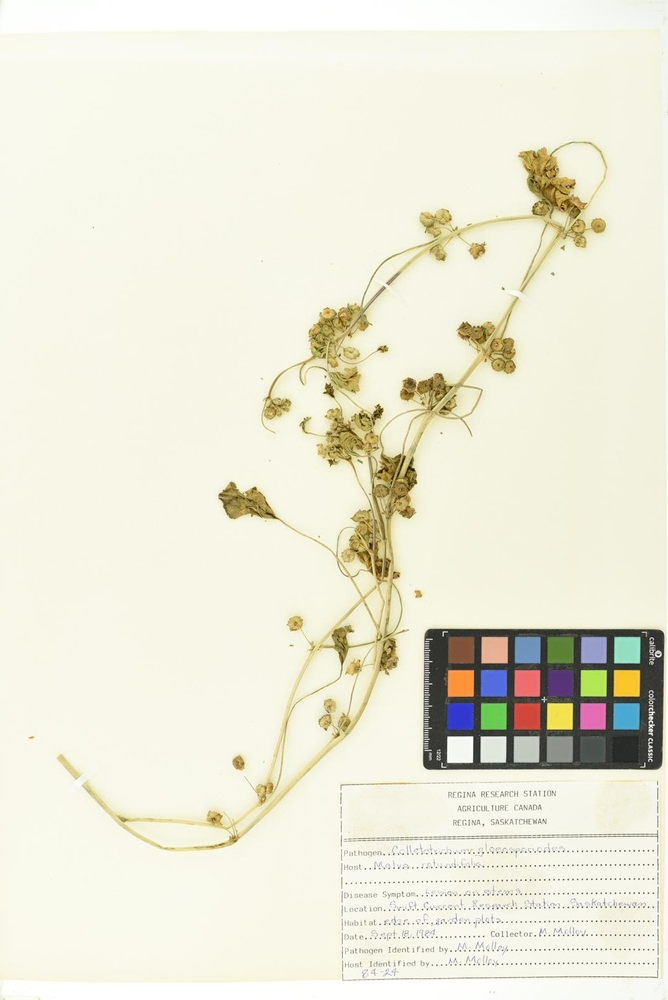
#> input picture experiments/trial_images/specimen_001.jpg, 668 x 1000 px, shrunk from 1068 x 1600 before the run
$ python -i test_tesseract_preprocessing.py   (imports and definitions only)   (older library calls are emulated)
#> lines starting #> are read from the running program, lines starting #| are printed output that depends on the picture; after the words box and inside, x2 and y2 are one past the last pixel; in counts of white or black regions, pixels touching at a corner belong together
#> further down, picture is the input picture: shape (1000, 668, 3); mean B, G, R 216.7, 234, 236
#!/usr/bin/env python3
"""Advanced Tesseract preprocessing test for herbarium specimens.

This script tests various preprocessing techniques to give Tesseract the best
possible chance at reading herbarium specimen labels before making final
OCR engine recommendations.
"""

import argparse
import cv2
import numpy as np
import pytesseract
from pathlib import Path
import sys
import time
from typing import Dict, List


class TesseractPreprocessor:
    """Advanced preprocessing techniques for herbarium specimen OCR."""

    def __init__(self):
        self.preprocessing_methods = [
            "raw",
            "grayscale",
            "threshold_binary",
            "threshold_adaptive",
            "contrast_enhance",
            "denoise",
            "morphological",
            "gaussian_blur",
            "unsharp_mask",
            "combined_best",
        ]

    def preprocess_raw(self, image: np.ndarray) -> np.ndarray:
        """No preprocessing - baseline."""
        return image

    def preprocess_grayscale(self, image: np.ndarray) -> np.ndarray:
        """Convert to grayscale."""
        if len(image.shape) == 3:
            return cv2.cvtColor(image, cv2.COLOR_BGR2GRAY)
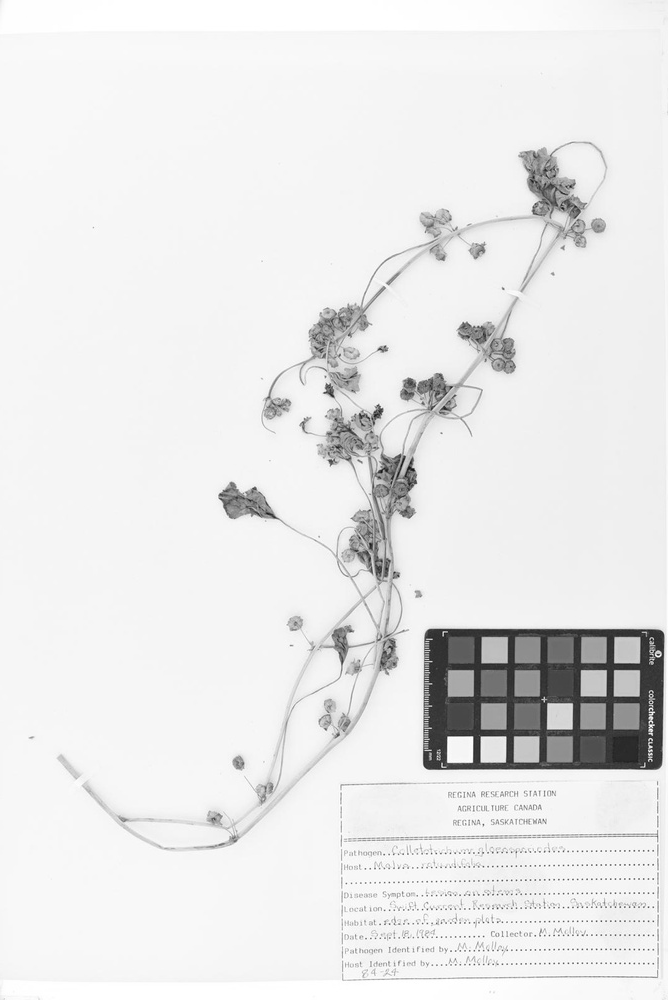
#> returned value: shape (1000, 668); min 13, max 255, mean 232.7
        return image

    # [57 lines left out: functions preprocess_threshold_binary, preprocess_threshold_adaptive, preprocess_contrast_enhance, preprocess_denoise, preprocess_morphological, preprocess_gaussian_blur and 1 more, not called in this run]

    def preprocess_combined_best(self, image: np.ndarray) -> np.ndarray:
        """Combination of best techniques for herbarium specimens."""
        # Start with contrast enhancement
        gray = self.preprocess_grayscale(image)

        # CLAHE for contrast
        clahe = cv2.createCLAHE(clipLimit=2.0, tileGridSize=(8, 8))
        enhanced = clahe.apply(gray)
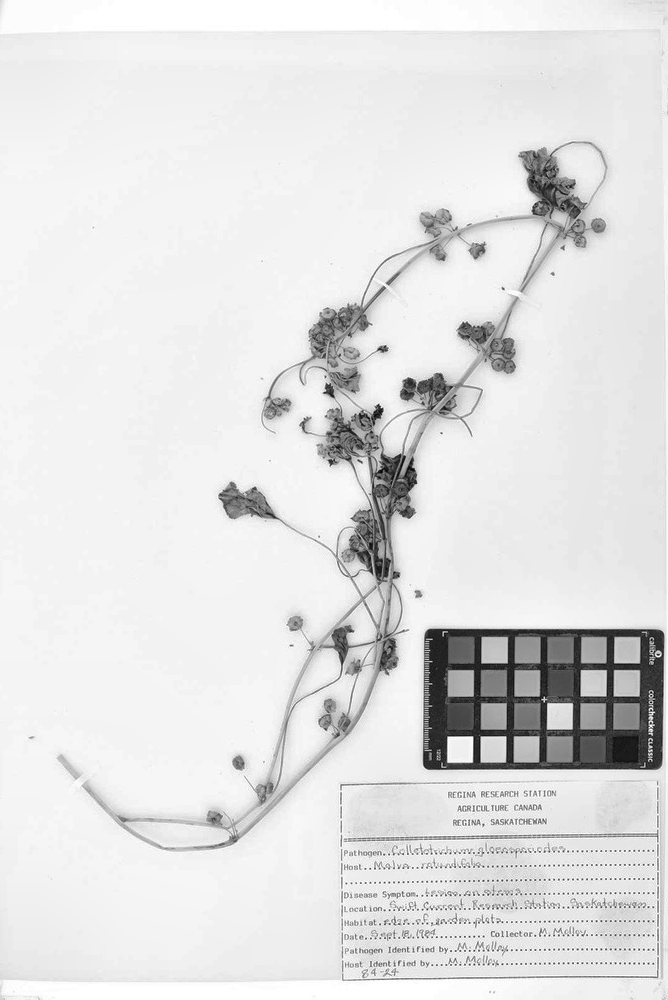
#> enhanced: shape (1000, 668); min 6, max 255, mean 225.4

        # Denoise
        denoised = cv2.fastNlMeansDenoising(enhanced, None, 10, 7, 21)

        # Unsharp mask for sharpening
        gaussian = cv2.GaussianBlur(denoised, (0, 0), 1.0)
        sharpened = cv2.addWeighted(denoised, 1.5, gaussian, -0.5, 0)

        # Adaptive threshold
        adaptive = cv2.adaptiveThreshold(
            sharpened, 255, cv2.ADAPTIVE_THRESH_GAUSSIAN_C, cv2.THRESH_BINARY, 11, 2
        )
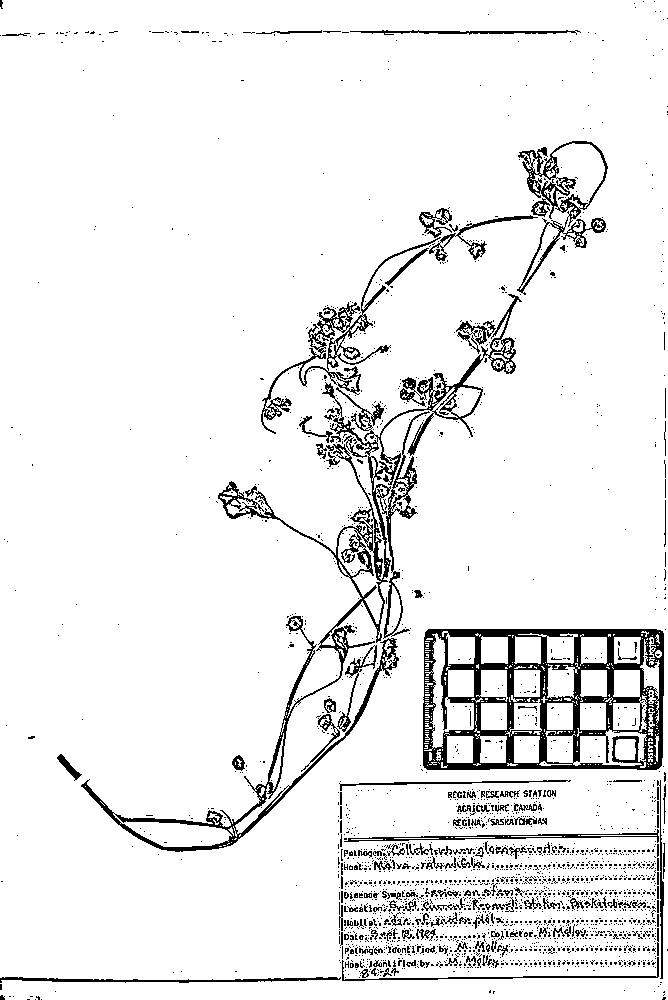
#> adaptive: shape (1000, 668); 92.5% white; 2495 black regions (2317 under 20 px), largest, box (x1, y1, x2, y2) and area: (423, 629, 664, 770) 12880, (81, 294, 522, 852) 11212, (261, 237, 441, 434) 2642

        return adaptive

    # [196 lines left out: functions test_preprocessing_method, test_all_methods, analyze_best_method, main, not called in this run]


# [2 lines not run here, left out]

>>> import cv2
>>> picture = cv2.imread('../../experiments/trial_images/specimen_001.jpg')
>>> result = TesseractPreprocessor().preprocess_combined_best(picture)

$ run again, on experiments/trial_images/specimen_003.jpg
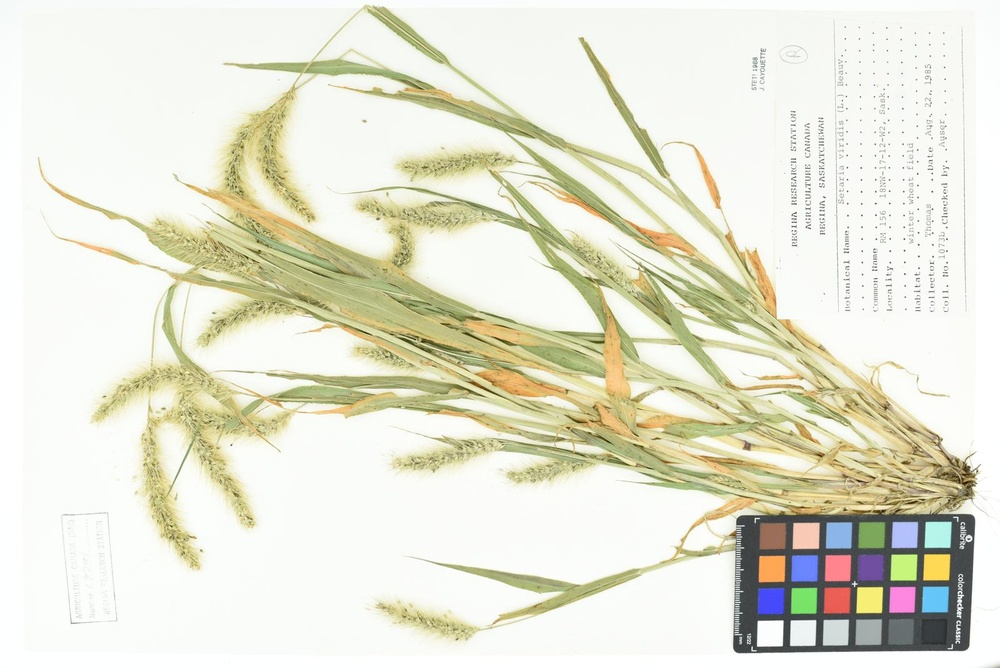
#> input picture experiments/trial_images/specimen_003.jpg, 1000 x 668 px, shrunk from 1600 x 1068 before the run
#> picture is the input picture: shape (668, 1000, 3); mean B, G, R 212.6, 229.5, 230
#> in preprocess_combined_best, `enhanced = clahe.apply(gray)`:
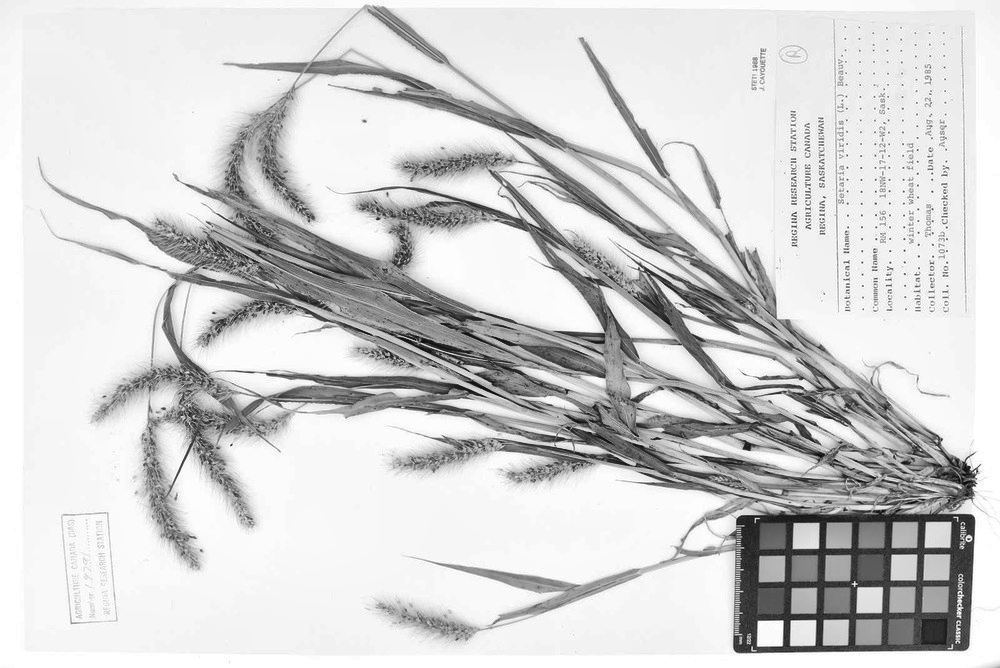
#> enhanced: shape (668, 1000); min 6, max 255, mean 211
#> in preprocess_combined_best, `adaptive = cv2.adaptiveThreshold( sharpened, 255, cv2.ADAPTIVE_THRESH_..`:
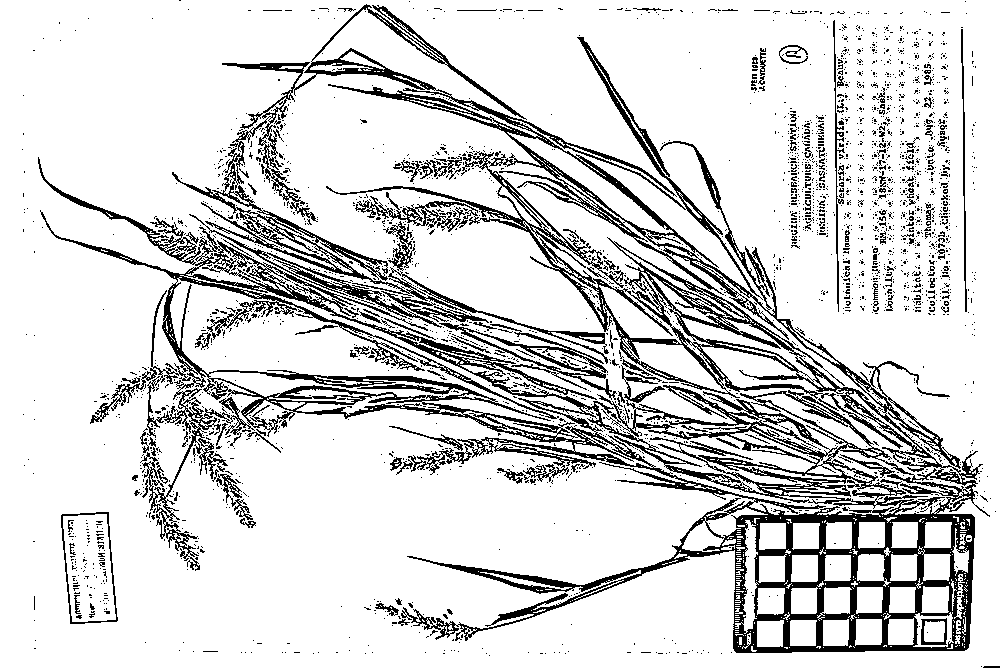
#> adaptive: shape (668, 1000); 84.1% white; black in thin lines or dots

$ run again, on experiments/trial_images/specimen_004.jpg
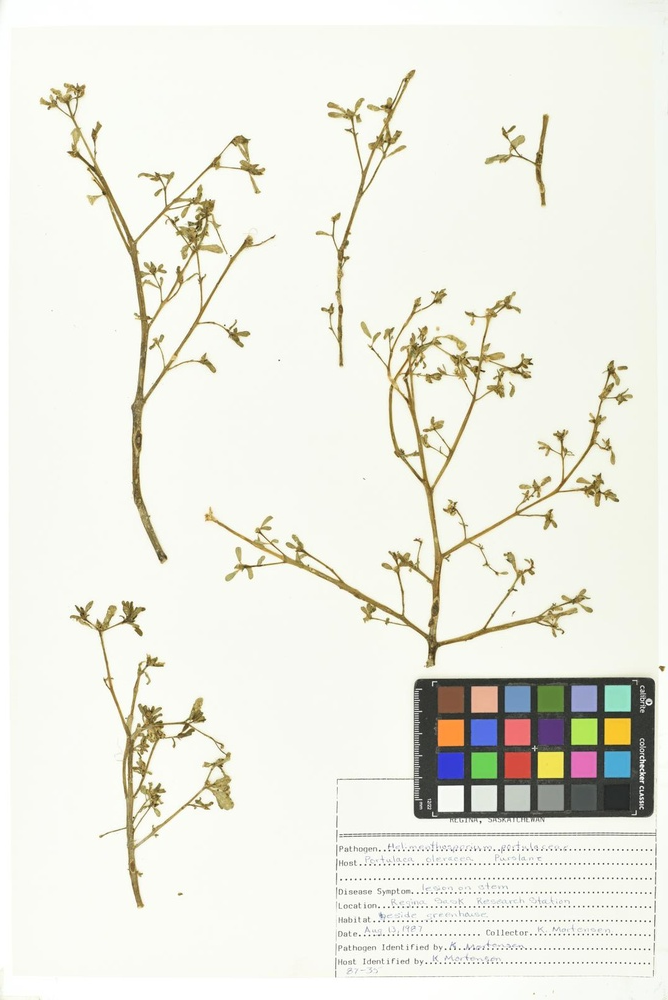
#> input picture experiments/trial_images/specimen_004.jpg, 668 x 1000 px, shrunk from 1068 x 1600 before the run
#> picture is the input picture: shape (1000, 668, 3); mean B, G, R 226.4, 235.9, 236
#> in preprocess_combined_best, `gaussian = cv2.GaussianBlur(denoised, (0, 0), 1.0)`:
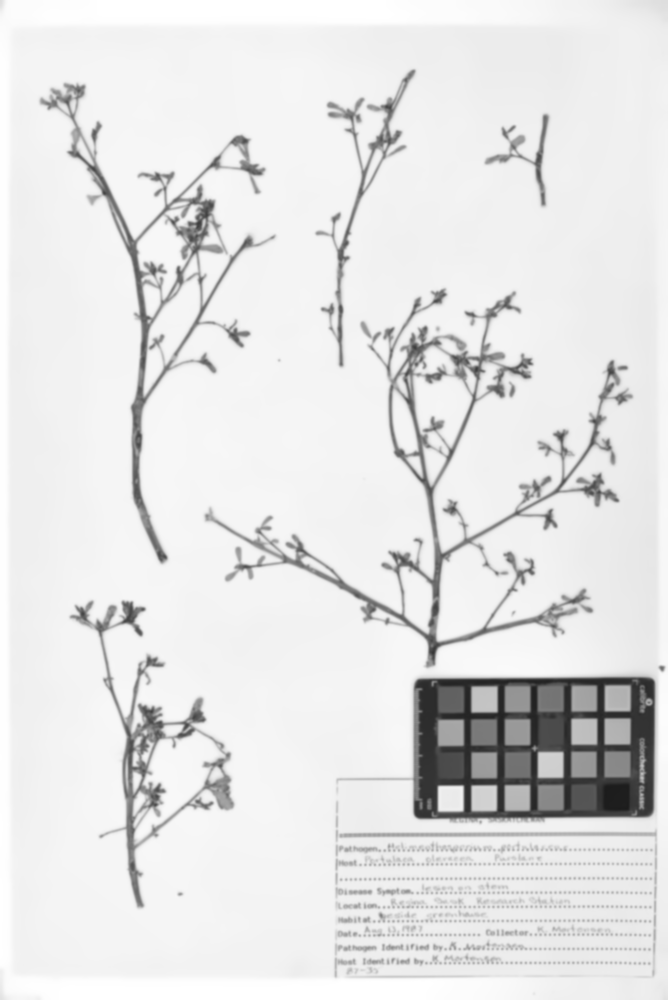
#> gaussian: shape (1000, 668); min 28, max 255, mean 227.5
#> in preprocess_combined_best, `adaptive = cv2.adaptiveThreshold( sharpened, 255, cv2.ADAPTIVE_THRESH_..`:
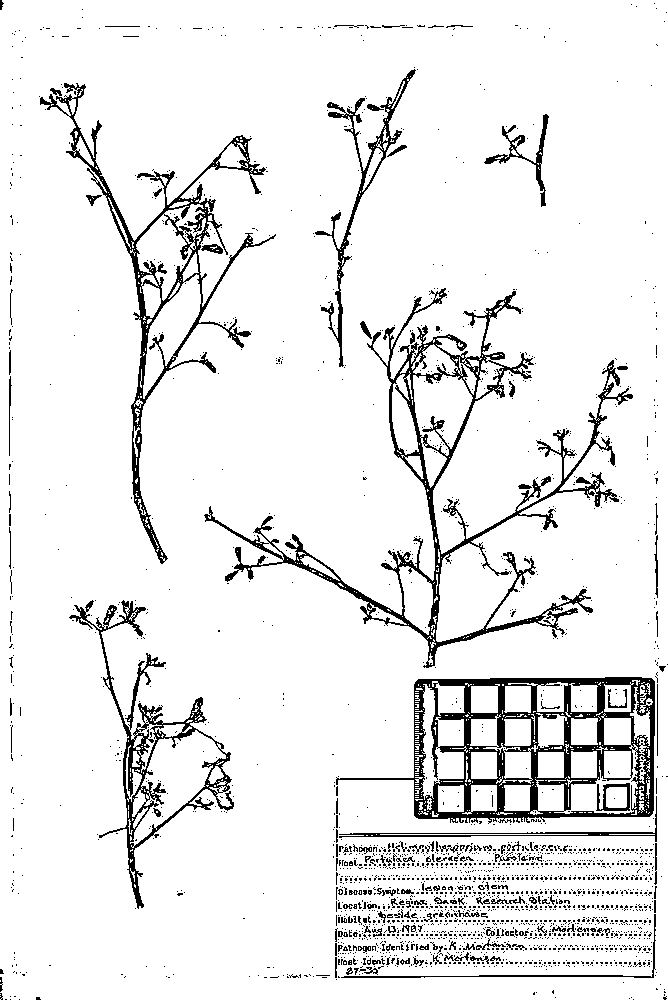
#> adaptive: shape (1000, 668); 91.8% white; 2374 black regions (2241 under 20 px), largest, box (x1, y1, x2, y2) and area: (204, 288, 633, 668) 12719, (336, 677, 655, 824) 12597, (40, 83, 276, 564) 7753

$ run again, on experiments/trial_images/specimen_005.jpg
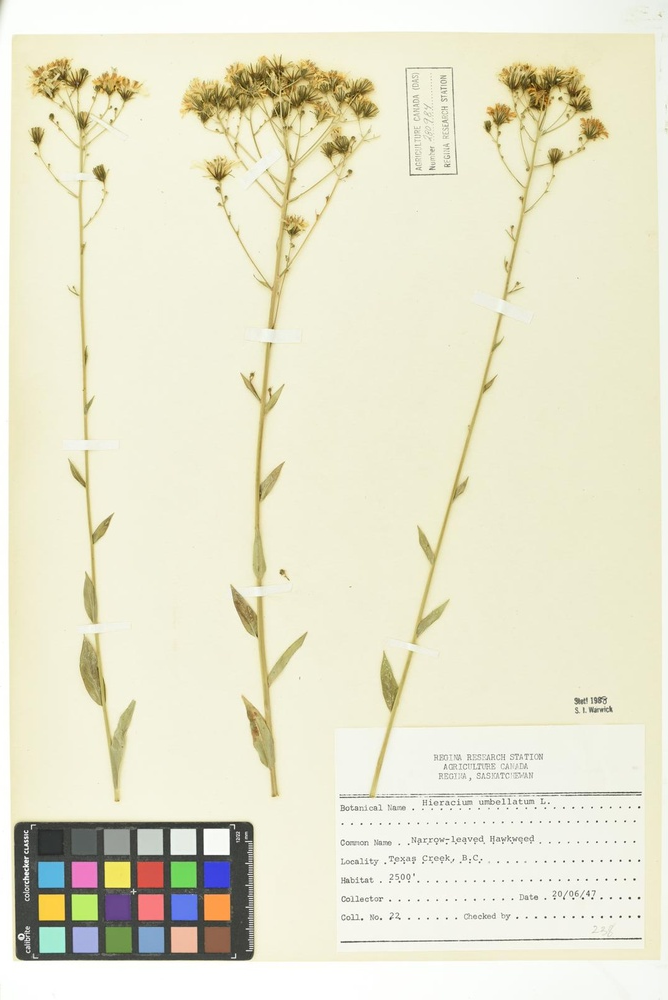
#> input picture experiments/trial_images/specimen_005.jpg, 668 x 1000 px, shrunk from 1068 x 1600 before the run
#> picture is the input picture: shape (1000, 668, 3); mean B, G, R 206.9, 229.5, 231.8
#> in preprocess_combined_best, `enhanced = clahe.apply(gray)`:
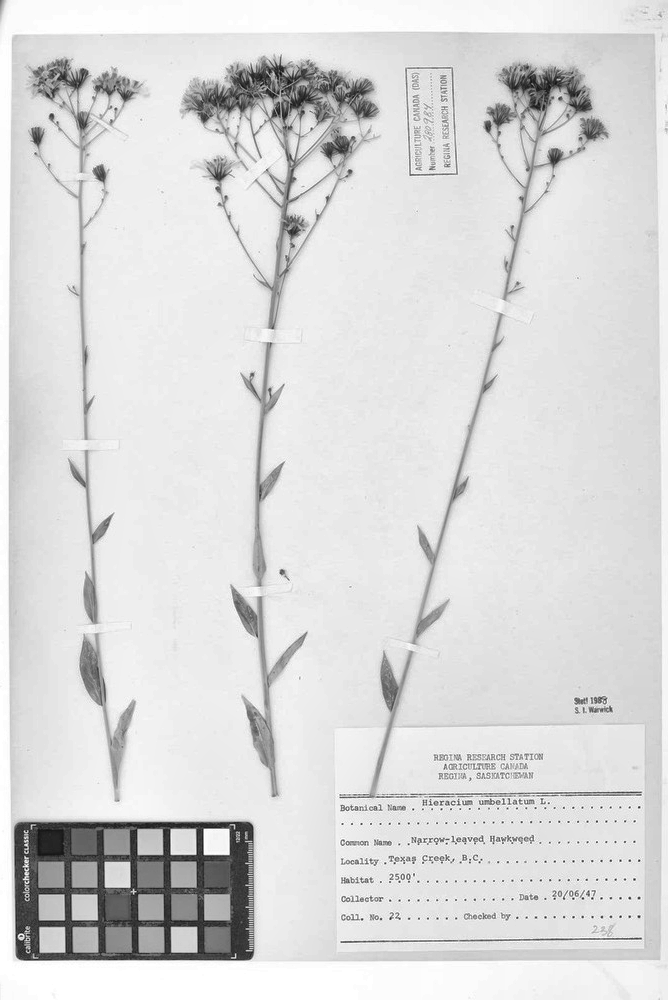
#> enhanced: shape (1000, 668); min 14, max 255, mean 218.6
#> in preprocess_combined_best, `adaptive = cv2.adaptiveThreshold( sharpened, 255, cv2.ADAPTIVE_THRESH_..`:
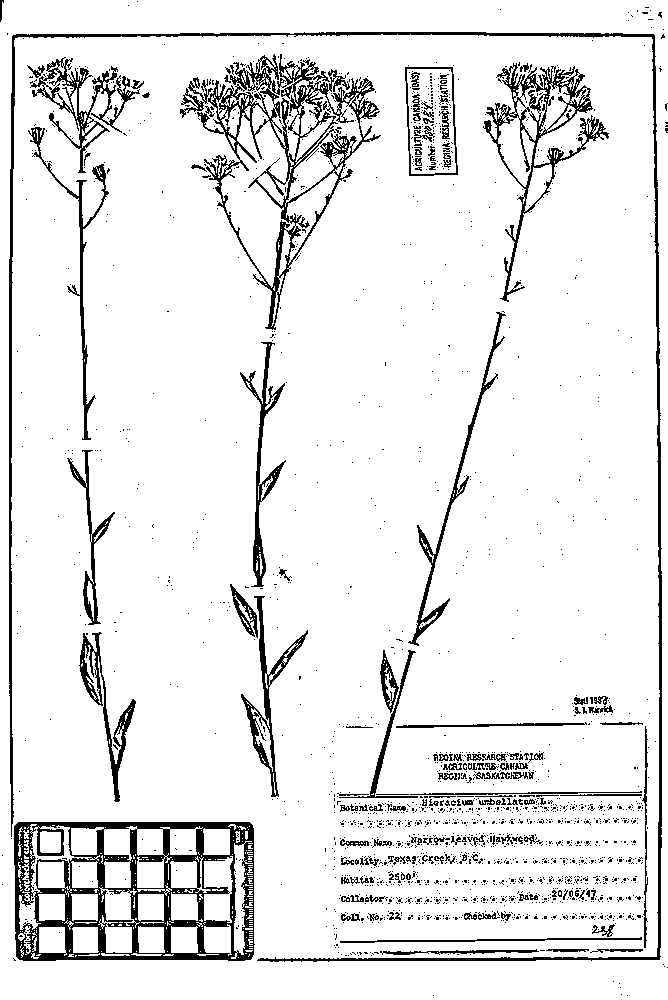
#> adaptive: shape (1000, 668); 91% white; 1974 black regions (1830 under 20 px), largest, box (x1, y1, x2, y2) and area: (14, 822, 255, 961) 12370, (197, 54, 381, 330) 8397, (9, 32, 662, 962) 8055
